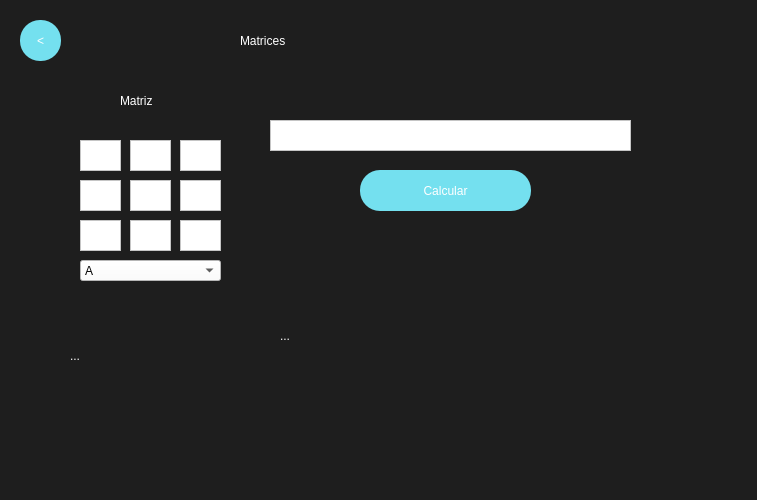
<?xml version="1.0" encoding="UTF-8"?>
<ui version="4.0">
 <class>MainWindow</class>
 <widget class="QMainWindow" name="MainWindow">
  <property name="geometry">
   <rect>
    <x>0</x>
    <y>0</y>
    <width>757</width>
    <height>500</height>
   </rect>
  </property>
  <property name="minimumSize">
   <size>
    <width>700</width>
    <height>500</height>
   </size>
  </property>
  <property name="maximumSize">
   <size>
    <width>1100</width>
    <height>500</height>
   </size>
  </property>
  <property name="windowTitle">
   <string>MainWindow</string>
  </property>
  <property name="styleSheet">
   <string notr="true">QWidget{
background-color:#1E1E1E;
}

QPushButton{
background-color:#74E0Ef;
color:white;
font: 30pt &quot;Impact&quot;;
border-radius:25px;
}

QPushButton:hover{
background-color:#7A63FF;
color:#74E0Ef;
font: 30pt &quot;Impact&quot;;
border-radius:30px;
}

</string>
  </property>
  <widget class="QWidget" name="centralwidget">
   <widget class="QLabel" name="label">
    <property name="geometry">
     <rect>
      <x>240</x>
      <y>10</y>
      <width>241</width>
      <height>61</height>
     </rect>
    </property>
    <property name="styleSheet">
     <string notr="true">color:white;
font: 50pt &quot;Impact&quot;;
</string>
    </property>
    <property name="text">
     <string>Matrices</string>
    </property>
   </widget>
   <widget class="QPushButton" name="BackButton">
    <property name="geometry">
     <rect>
      <x>20</x>
      <y>20</y>
      <width>41</width>
      <height>41</height>
     </rect>
    </property>
    <property name="styleSheet">
     <string notr="true">font: 20pt &quot;impact&quot;;
border-radius:20px;</string>
    </property>
    <property name="text">
     <string>&lt;</string>
    </property>
   </widget>
   <widget class="QTextEdit" name="num1Entry">
    <property name="geometry">
     <rect>
      <x>80</x>
      <y>140</y>
      <width>41</width>
      <height>31</height>
     </rect>
    </property>
    <property name="styleSheet">
     <string notr="true">background-color: rgb(255, 255, 255);</string>
    </property>
   </widget>
   <widget class="QTextEdit" name="num2Entry">
    <property name="geometry">
     <rect>
      <x>130</x>
      <y>140</y>
      <width>41</width>
      <height>31</height>
     </rect>
    </property>
    <property name="styleSheet">
     <string notr="true">background-color: rgb(255, 255, 255);</string>
    </property>
   </widget>
   <widget class="QTextEdit" name="num3Entry">
    <property name="geometry">
     <rect>
      <x>180</x>
      <y>140</y>
      <width>41</width>
      <height>31</height>
     </rect>
    </property>
    <property name="styleSheet">
     <string notr="true">background-color: rgb(255, 255, 255);</string>
    </property>
   </widget>
   <widget class="QTextEdit" name="num4Entry">
    <property name="geometry">
     <rect>
      <x>80</x>
      <y>180</y>
      <width>41</width>
      <height>31</height>
     </rect>
    </property>
    <property name="styleSheet">
     <string notr="true">background-color: rgb(255, 255, 255);</string>
    </property>
   </widget>
   <widget class="QTextEdit" name="num6Entry">
    <property name="geometry">
     <rect>
      <x>180</x>
      <y>180</y>
      <width>41</width>
      <height>31</height>
     </rect>
    </property>
    <property name="styleSheet">
     <string notr="true">background-color: rgb(255, 255, 255);</string>
    </property>
   </widget>
   <widget class="QTextEdit" name="num5Entry">
    <property name="geometry">
     <rect>
      <x>130</x>
      <y>180</y>
      <width>41</width>
      <height>31</height>
     </rect>
    </property>
    <property name="styleSheet">
     <string notr="true">background-color: rgb(255, 255, 255);</string>
    </property>
   </widget>
   <widget class="QTextEdit" name="num9Entry">
    <property name="geometry">
     <rect>
      <x>180</x>
      <y>220</y>
      <width>41</width>
      <height>31</height>
     </rect>
    </property>
    <property name="styleSheet">
     <string notr="true">background-color: rgb(255, 255, 255);</string>
    </property>
   </widget>
   <widget class="QTextEdit" name="num7Entry">
    <property name="geometry">
     <rect>
      <x>80</x>
      <y>220</y>
      <width>41</width>
      <height>31</height>
     </rect>
    </property>
    <property name="styleSheet">
     <string notr="true">background-color: rgb(255, 255, 255);</string>
    </property>
   </widget>
   <widget class="QTextEdit" name="num8Entry">
    <property name="geometry">
     <rect>
      <x>130</x>
      <y>220</y>
      <width>41</width>
      <height>31</height>
     </rect>
    </property>
    <property name="styleSheet">
     <string notr="true">background-color: rgb(255, 255, 255);</string>
    </property>
   </widget>
   <widget class="QLabel" name="label_2">
    <property name="geometry">
     <rect>
      <x>120</x>
      <y>80</y>
      <width>71</width>
      <height>41</height>
     </rect>
    </property>
    <property name="styleSheet">
     <string notr="true">color:white;
font: 20pt &quot;Impact&quot;;
</string>
    </property>
    <property name="text">
     <string>Matriz </string>
    </property>
   </widget>
   <widget class="QPushButton" name="CalcButton">
    <property name="geometry">
     <rect>
      <x>360</x>
      <y>170</y>
      <width>171</width>
      <height>41</height>
     </rect>
    </property>
    <property name="styleSheet">
     <string notr="true">font: 20pt &quot;impact&quot;;
border-radius:20px;</string>
    </property>
    <property name="text">
     <string>Calcular</string>
    </property>
   </widget>
   <widget class="QTextEdit" name="EcEntry">
    <property name="geometry">
     <rect>
      <x>270</x>
      <y>120</y>
      <width>361</width>
      <height>31</height>
     </rect>
    </property>
    <property name="styleSheet">
     <string notr="true">background-color: rgb(255, 255, 255);</string>
    </property>
   </widget>
   <widget class="QLabel" name="ResultMatrix">
    <property name="geometry">
     <rect>
      <x>280</x>
      <y>230</y>
      <width>421</width>
      <height>211</height>
     </rect>
    </property>
    <property name="styleSheet">
     <string notr="true">font:20px
arial;
color:white;


</string>
    </property>
    <property name="text">
     <string>...</string>
    </property>
   </widget>
   <widget class="QComboBox" name="comboBox">
    <property name="geometry">
     <rect>
      <x>80</x>
      <y>260</y>
      <width>141</width>
      <height>21</height>
     </rect>
    </property>
    <property name="styleSheet">
     <string notr="true">background-color:white;
font:black;</string>
    </property>
    <item>
     <property name="text">
      <string>A</string>
     </property>
    </item>
    <item>
     <property name="text">
      <string>B</string>
     </property>
    </item>
    <item>
     <property name="text">
      <string>C</string>
     </property>
    </item>
    <item>
     <property name="text">
      <string>D</string>
     </property>
    </item>
    <item>
     <property name="text">
      <string>E</string>
     </property>
    </item>
    <item>
     <property name="text">
      <string>F</string>
     </property>
    </item>
    <item>
     <property name="text">
      <string>G</string>
     </property>
    </item>
   </widget>
   <widget class="QLabel" name="Matrix">
    <property name="geometry">
     <rect>
      <x>70</x>
      <y>300</y>
      <width>151</width>
      <height>111</height>
     </rect>
    </property>
    <property name="styleSheet">
     <string notr="true">font:20px
arial;
color:white;


</string>
    </property>
    <property name="text">
     <string>...</string>
    </property>
   </widget>
  </widget>
 </widget>
 <resources/>
 <connections/>
</ui>
